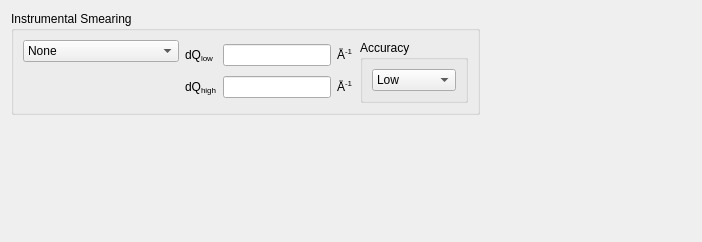
<?xml version="1.0" encoding="UTF-8"?>
<ui version="4.0">
 <class>SmearingWidgetUI</class>
 <widget class="QWidget" name="SmearingWidgetUI">
  <property name="geometry">
   <rect>
    <x>0</x>
    <y>0</y>
    <width>702</width>
    <height>242</height>
   </rect>
  </property>
  <property name="windowTitle">
   <string>Form</string>
  </property>
  <layout class="QGridLayout" name="gridLayout_4">
   <item row="0" column="0">
    <widget class="QGroupBox" name="groupBox_4">
     <property name="sizePolicy">
      <sizepolicy hsizetype="Preferred" vsizetype="Fixed">
       <horstretch>0</horstretch>
       <verstretch>0</verstretch>
      </sizepolicy>
     </property>
     <property name="title">
      <string>Instrumental Smearing</string>
     </property>
     <layout class="QGridLayout" name="gridLayout_3">
      <item row="0" column="0">
       <layout class="QGridLayout" name="gridLayout_2">
        <item row="0" column="0">
         <widget class="QComboBox" name="cbSmearing">
          <property name="currentIndex">
           <number>0</number>
          </property>
          <property name="sizeAdjustPolicy">
           <enum>QComboBox::AdjustToContents</enum>
          </property>
          <item>
           <property name="text">
            <string>None</string>
           </property>
          </item>
          <item>
           <property name="text">
            <string>Use dQ Data</string>
           </property>
          </item>
          <item>
           <property name="text">
            <string>Custom Pinhole Smear</string>
           </property>
          </item>
          <item>
           <property name="text">
            <string>Custom Slit Smear</string>
           </property>
          </item>
         </widget>
        </item>
        <item row="0" column="1" rowspan="2">
         <layout class="QGridLayout" name="gridLayout_11">
          <item row="0" column="0">
           <widget class="QLabel" name="lblSmearUp">
            <property name="text">
             <string>&lt;html&gt;&lt;head/&gt;&lt;body&gt;&lt;p&gt;dQ&lt;span style=&quot; vertical-align:sub;&quot;&gt;low&lt;/span&gt;&lt;/p&gt;&lt;/body&gt;&lt;/html&gt;</string>
            </property>
           </widget>
          </item>
          <item row="0" column="1">
           <widget class="QLineEdit" name="txtSmearUp"/>
          </item>
          <item row="0" column="2">
           <widget class="QLabel" name="lblUnitUp">
            <property name="text">
             <string>&lt;html&gt;&lt;head/&gt;&lt;body&gt;&lt;p&gt;Å&lt;span style=&quot; vertical-align:super;&quot;&gt;-1&lt;/span&gt;&lt;/p&gt;&lt;/body&gt;&lt;/html&gt;</string>
            </property>
           </widget>
          </item>
          <item row="1" column="0">
           <widget class="QLabel" name="lblSmearDown">
            <property name="text">
             <string>&lt;html&gt;&lt;head/&gt;&lt;body&gt;&lt;p&gt;dQ&lt;span style=&quot; vertical-align:sub;&quot;&gt;high&lt;/span&gt;&lt;/p&gt;&lt;/body&gt;&lt;/html&gt;</string>
            </property>
           </widget>
          </item>
          <item row="1" column="1">
           <widget class="QLineEdit" name="txtSmearDown"/>
          </item>
          <item row="1" column="2">
           <widget class="QLabel" name="lblUnitDown">
            <property name="text">
             <string>&lt;html&gt;&lt;head/&gt;&lt;body&gt;&lt;p&gt;Å&lt;span style=&quot; vertical-align:super;&quot;&gt;-1&lt;/span&gt;&lt;/p&gt;&lt;/body&gt;&lt;/html&gt;</string>
            </property>
           </widget>
          </item>
         </layout>
        </item>
        <item row="0" column="2" rowspan="2">
         <widget class="QGroupBox" name="gAccuracy">
          <property name="title">
           <string>Accuracy</string>
          </property>
          <property name="toolTip">
             <string>&lt;html&gt;&lt;head/&gt;&lt;body&gt;&lt;p&gt;Higher accuracy is very expensive. Use it with care!&lt;/p&gt;&lt;/body&gt;&lt;/html&gt;</string>
          </property>
          <layout class="QGridLayout" name="gridLayout">
           <item row="0" column="0">
            <widget class="QComboBox" name="cbAccuracy">
             <item>
              <property name="text">
               <string>Low</string>
              </property>
             </item>
             <item>
              <property name="text">
               <string>Medium</string>
              </property>
             </item>
             <item>
              <property name="text">
               <string>High</string>
              </property>
             </item>
             <item>
              <property name="text">
               <string>Extra high</string>
              </property>
             </item>
            </widget>
           </item>
          </layout>
         </widget>
        </item>
        <item row="1" column="0">
         <spacer name="verticalSpacer_2">
          <property name="orientation">
           <enum>Qt::Vertical</enum>
          </property>
          <property name="sizeHint" stdset="0">
           <size>
            <width>20</width>
            <height>18</height>
           </size>
          </property>
         </spacer>
        </item>
       </layout>
      </item>
     </layout>
    </widget>
   </item>
   <item row="0" column="1">
    <spacer name="horizontalSpacer_2">
     <property name="orientation">
      <enum>Qt::Horizontal</enum>
     </property>
     <property name="sizeHint" stdset="0">
      <size>
       <width>71</width>
       <height>20</height>
      </size>
     </property>
    </spacer>
   </item>
   <item row="1" column="0">
    <spacer name="verticalSpacer">
     <property name="orientation">
      <enum>Qt::Vertical</enum>
     </property>
     <property name="sizeHint" stdset="0">
      <size>
       <width>20</width>
       <height>162</height>
      </size>
     </property>
    </spacer>
   </item>
  </layout>
 </widget>
 <resources/>
 <connections/>
</ui>
